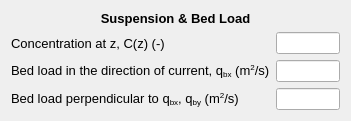
           <widget class="QWidget" name="formLayoutWidget_20">
            <property name="geometry">
             <rect>
              <x>20</x>
              <y>670</y>
              <width>351</width>
              <height>110</height>
             </rect>
            </property>
            <layout class="QFormLayout" name="formLayout_23">
             <item row="0" column="0" colspan="2">
              <widget class="QLabel" name="materialProperties_lbl_6">
               <property name="font">
                <font>
                 <family>MS Shell Dlg 2</family>
                 <pointsize>10</pointsize>
                 <weight>75</weight>
                 <bold>true</bold>
                </font>
               </property>
               <property name="text">
                <string>&lt;html&gt;&lt;head/&gt;&lt;body&gt;&lt;p align=&quot;center&quot;&gt;Suspension &amp;amp; Bed Load&lt;/p&gt;&lt;/body&gt;&lt;/html&gt;</string>
               </property>
              </widget>
             </item>
             <item row="1" column="0">
              <widget class="QLabel" name="concentration_wpc_lbl">
               <property name="font">
                <font>
                 <family>MS Shell Dlg 2</family>
                 <pointsize>10</pointsize>
                </font>
               </property>
               <property name="text">
                <string>Concentration at z, C(z) (-)</string>
               </property>
              </widget>
             </item>
             <item row="1" column="1">
              <widget class="QLineEdit" name="concentration_wpc_txt">
               <property name="readOnly">
                <bool>true</bool>
               </property>
              </widget>
             </item>
             <item row="2" column="0">
              <widget class="QLabel" name="qbx_lbl">
               <property name="font">
                <font>
                 <family>MS Shell Dlg 2</family>
                 <pointsize>10</pointsize>
                </font>
               </property>
               <property name="text">
                <string>&lt;html&gt;&lt;head/&gt;&lt;body&gt;&lt;p&gt;Bed load in the direction of current, q&lt;span style=&quot; vertical-align:sub;&quot;&gt;bx&lt;/span&gt; (m&lt;span style=&quot; vertical-align:super;&quot;&gt;2&lt;/span&gt;/s)&lt;/p&gt;&lt;/body&gt;&lt;/html&gt;</string>
               </property>
              </widget>
             </item>
             <item row="2" column="1">
              <widget class="QLineEdit" name="qbx_txt">
               <property name="readOnly">
                <bool>true</bool>
               </property>
              </widget>
             </item>
             <item row="3" column="0">
              <widget class="QLabel" name="qby_lbl">
               <property name="font">
                <font>
                 <family>MS Shell Dlg 2</family>
                 <pointsize>10</pointsize>
                </font>
               </property>
               <property name="text">
                <string>&lt;html&gt;&lt;head/&gt;&lt;body&gt;&lt;p&gt;Bed load perpendicular to q&lt;span style=&quot; vertical-align:sub;&quot;&gt;bx&lt;/span&gt;, q&lt;span style=&quot; vertical-align:sub;&quot;&gt;by&lt;/span&gt; (m&lt;span style=&quot; vertical-align:super;&quot;&gt;2&lt;/span&gt;/s)&lt;/p&gt;&lt;/body&gt;&lt;/html&gt;</string>
               </property>
              </widget>
             </item>
             <item row="3" column="1">
              <widget class="QLineEdit" name="qby_txt">
               <property name="readOnly">
                <bool>true</bool>
               </property>
              </widget>
             </item>
            </layout>
           </widget>
